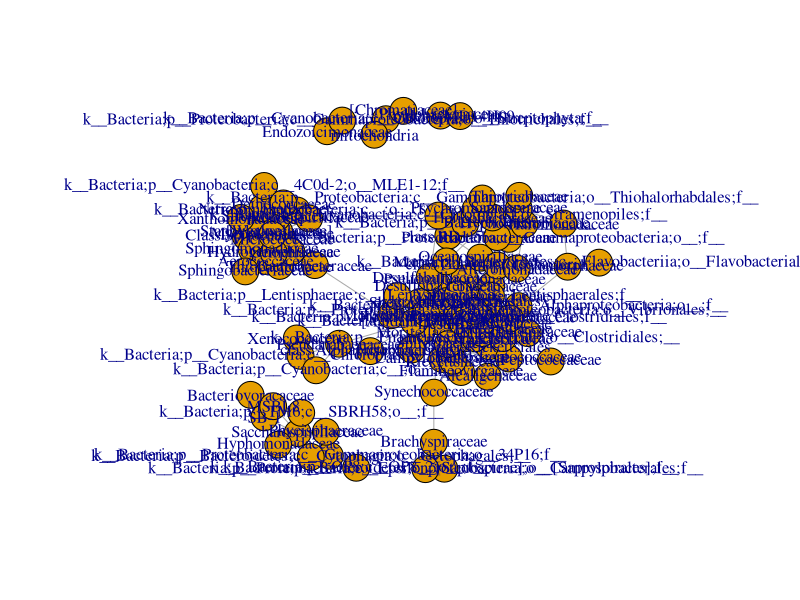
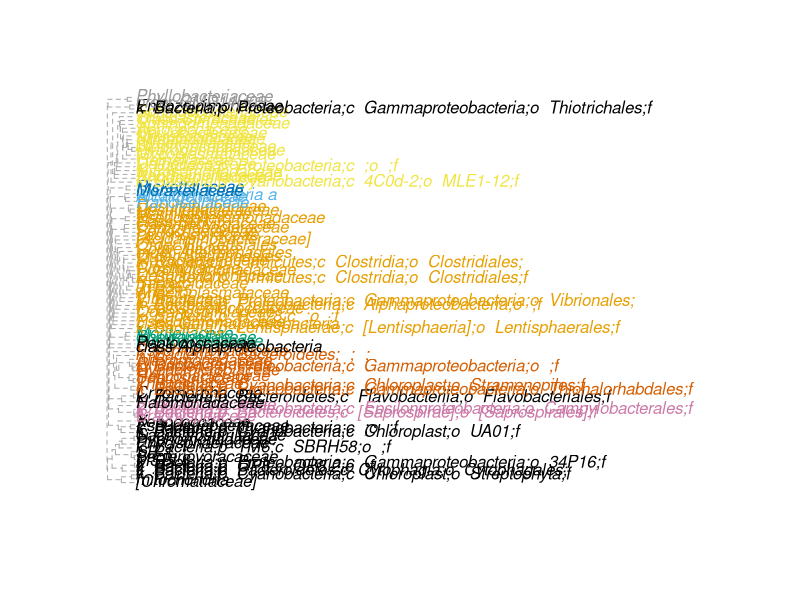
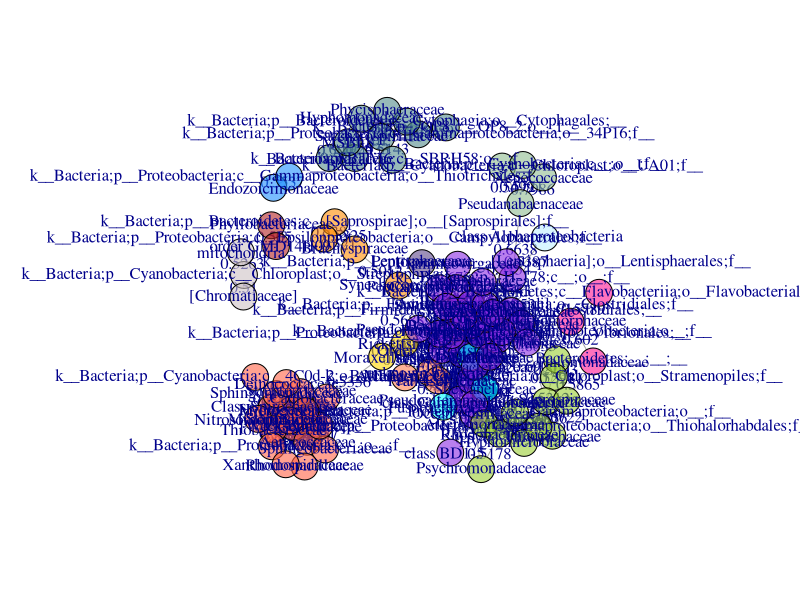
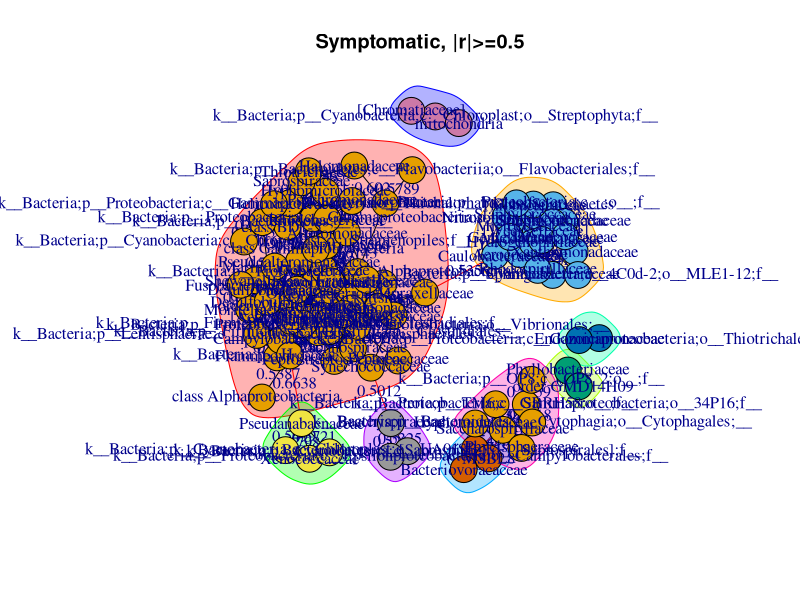

The R source for these figures, in order:
library(igraph)
library(dplyr)
test<-read.csv("SS5.csv")
#get just differentially abundant ones
#make a new category if they are diff abundant (=1) or not (=0)
test$microbe1<-sub(".*f__", "", test$feature1) 
test$microbe2<-sub(".*f__", "", test$feature2)
test$microbe1<-ifelse(test$microbe1=="", test$feature1,test$microbe1)
test$microbe2<-ifelse(test$microbe2=="", test$feature2,test$microbe2)
test<-subset(test, r >= 0.5 | r <= (-0.5), select=3:5)
#data cleaning specific cases bc of the fucky classifier
test$microbe1<-ifelse(test$microbe1=="k__Bacteria;__;__;__;__", "unknown bacteria a", test$microbe1)

test$microbe2<-ifelse(test$microbe2=="k__Bacteria;__;__;__;__", "unknown bacteria a", test$microbe2)

test$microbe1<-ifelse(test$microbe1=="k__Bacteria;p__Spirochaetes;c__Spirochaetes;__;__","Class Spirochaetes" ,test$microbe1)

test$microbe2<-ifelse(test$microbe2=="k__Bacteria;p__Spirochaetes;c__Spirochaetes;__;__","Class Spirochaetes" ,test$microbe2)

test$microbe1<-ifelse(test$microbe1=="k__Bacteria;p__Spirochaetes;c__Spirochaetes;o__;f__","Class Spirochaetes" ,test$microbe1)
test$microbe2<-ifelse(test$microbe2=="k__Bacteria;p__Spirochaetes;c__Spirochaetes;o__;f__","Class Spirochaetes" ,test$microbe2)
#bacteriodales
test$microbe1<-ifelse(test$microbe1=="k__Bacteria;p__Bacteroidetes;c__Bacteroidia;o__Bacteroidales;f__","Order Bacteriodales " ,test$microbe1)
test$microbe2<-ifelse(test$microbe2=="k__Bacteria;p__Bacteroidetes;c__Bacteroidia;o__Bacteroidales;f__","Order Bacteriodales " ,test$microbe2)
#rickets
test$microbe1<-ifelse(test$microbe1=="k__Bacteria;p__Proteobacteria;c__Alphaproteobacteria;o__Rickettsiales;f__","Order Rickettsiales " ,test$microbe1)
test$microbe2<-ifelse(test$microbe2=="k__Bacteria;p__Proteobacteria;c__Alphaproteobacteria;o__Rickettsiales;f__","Order Rickettsiales " ,test$microbe2)
#unknown b
test$microbe1<-ifelse(test$microbe1=="k__Bacteria;p__;c__;o__;f__","unknown bacteria b", test$microbe1)
test$microbe2<-ifelse(test$microbe2=="k__Bacteria;p__;c__;o__;f__","unknown bacteria b", test$microbe2)

#	k__Bacteria;p__Proteobacteria;c__Gammaproteobacteria;__;__
test$microbe1<-ifelse(test$microbe1=="k__Bacteria;p__Proteobacteria;c__Gammaproteobacteria;__;__","class Gammaproteobacteria ", test$microbe1)
test$microbe2<-ifelse(test$microbe2=="k__Bacteria;p__Proteobacteria;c__Gammaproteobacteria;__;__","class Gammaproteobacteria ", test$microbe2)
#k__Bacteria;p__GN02;c__;o__;f__
test$microbe1<-ifelse(test$microbe1=="k__Bacteria;p__GN02;c__;o__;f__","Phylum GN02 ", test$microbe1)
test$microbe2<-ifelse(test$microbe2=="k__Bacteria;p__GN02;c__;o__;f__","Phylum GN02 ", test$microbe2)
#k__Bacteria;p__GN02;c__BD1-5;o__;f__
test$microbe1<-ifelse(test$microbe1=="k__Bacteria;p__GN02;c__BD1-5;o__;f__","class BD1-5   ", test$microbe1)
test$microbe2<-ifelse(test$microbe2=="k__Bacteria;p__GN02;c__BD1-5;o__;f__","class BD1-5   ", test$microbe2)
#k__Bacteria;p__Proteobacteria;c__Alphaproteobacteria;__;__
test$microbe1<-ifelse(test$microbe1=="k__Bacteria;p__Proteobacteria;c__Alphaproteobacteria;__;__","class Alphaproteobacteria   ", test$microbe1)
test$microbe2<-ifelse(test$microbe2=="k__Bacteria;p__Proteobacteria;c__Alphaproteobacteria;__;__","class Alphaproteobacteria   ", test$microbe2)
#k__Bacteria;p__Proteobacteria;c__Deltaproteobacteria;o__GMD14H09;f__
test$microbe1<-ifelse(test$microbe1=="k__Bacteria;p__Proteobacteria;c__Deltaproteobacteria;o__GMD14H09;f__","order GMD14H09   ", test$microbe1)
test$microbe2<-ifelse(test$microbe2=="k__Bacteria;p__Proteobacteria;c__Deltaproteobacteria;o__GMD14H09;f__","order GMD14H09   ", test$microbe2)
#k__Bacteria;p__Proteobacteria;c__Gammaproteobacteria;o__Alteromonadales;__
test$microbe1<-ifelse(test$microbe1=="k__Bacteria;p__Proteobacteria;c__Gammaproteobacteria;o__Alteromonadales;__","order Altermonadales ", test$microbe1)
test$microbe2<-ifelse(test$microbe2=="k__Bacteria;p__Proteobacteria;c__Gammaproteobacteria;o__Alteromonadales;__","order Altermonadales ",test$microbe2)
#k__Bacteria;p__Proteobacteria;c__Gammaproteobacteria;o__Chromatiales;f__
test$microbe1<-ifelse(test$microbe1=="k__Bacteria;p__Proteobacteria;c__Gammaproteobacteria;o__Chromatiales;f__","order Chromatiales   ", test$microbe1)
test$microbe2<-ifelse(test$microbe2=="k__Bacteria;p__Proteobacteria;c__Gammaproteobacteria;o__Chromatiales;f__","order Chromatiales",test$microbe2)
#k__Bacteria;p__TM6;c__F38;o__;f__
test$microbe1<-ifelse(test$microbe1=="k__Bacteria;p__TM6;c__F38;o__;f__","class F38", test$microbe1)
test$microbe2<-ifelse(test$microbe2=="k__Bacteria;p__TM6;c__F38;o__;f__","class F38",test$microbe2)
#k__Bacteria;p__Fibrobacteres;c__Fibrobacteria;o__Fibrobacterales;f__
test$microbe1<-ifelse(test$microbe1=="k__Bacteria;p__Fibrobacteres;c__Fibrobacteria;o__Fibrobacterales;f__","order Fibrobacterales", test$microbe1)
test$microbe2<-ifelse(test$microbe2=="k__Bacteria;p__Fibrobacteres;c__Fibrobacteria;o__Fibrobacterales;f__","order Fibrobacterales",test$microbe2)
#k__Bacteria;p__Proteobacteria;c__Alphaproteobacteria;o__Kiloniellales;f__
test$microbe1<-ifelse(test$microbe1=="k__Bacteria;p__Proteobacteria;c__Alphaproteobacteria;o__Kiloniellales;f__","order Kiloniellales", test$microbe1)
test$microbe2<-ifelse(test$microbe2=="k__Bacteria;p__Proteobacteria;c__Alphaproteobacteria;o__Kiloniellales;f__","order Kiloniellales",test$microbe2)
#k__Bacteria;p__Proteobacteria;c__Deltaproteobacteria;o__;f__
test$microbe1<-ifelse(test$microbe1=="k__Bacteria;p__Proteobacteria;c__Deltaproteobacteria;o__;f__","class Deltaproteobacteria", test$microbe1)
test$microbe2<-ifelse(test$microbe2=="k__Bacteria;p__Proteobacteria;c__Deltaproteobacteria;o__;f__","class Deltaproteobacteria",test$microbe2)
#	k__Bacteria;p__Cyanobacteria;c__Chloroplast;o__CAB-I;f__
test$microbe1<-ifelse(test$microbe1=="k__Bacteria;p__Cyanobacteria;c__Chloroplast;o__CAB-I;f__","order CAB-I", test$microbe1)
test$microbe2<-ifelse(test$microbe2=="k__Bacteria;p__Proteobacteria;c__Deltaproteobacteria;o__;f__","order CAB-I",test$microbe2)
#k__Bacteria;p__Bacteroidetes;c__BME43;o__;f__
test$microbe1<-ifelse(test$microbe1=="k__Bacteria;p__Bacteroidetes;c__BME43;o__;f__","class BME43", test$microbe1)
test$microbe2<-ifelse(test$microbe2=="k__Bacteria;p__Bacteroidetes;c__BME43;o__;f__","class BME43",test$microbe2)

#cleaned edge list
#columns will be -1 and -2 from total number of variables, will change depending on how you filtered
test_edge<-test[c(2:3)]
test_graph<-graph.data.frame(test_edge, directed = FALSE)

plot(test_graph)
# quant measures of networks
# number of ties
degree(test_graph, mode="in")
centr_degree(test_graph, mode="in", normalized=T)
#Closeness (centrality based on distance to others in the graph)
#Inverse of the node’s average geodesic distance to others in the network.
closeness(test_graph, mode="all", weights=NA)
centr_clo(test_graph, mode="all", normalized=T)
#Betweenness (centrality based on a broker position connecting others)
#Number of geodesics that pass through the node or the edge.
betweenness(test_graph, directed=T, weights=NA)
edge_betweenness(test_graph, directed=T, weights=NA)
centr_betw(test_graph, directed=T, normalized=T)
mean_distance(test_graph, directed=F)
distances(test_graph) # with edge weights
distances(test_graph, weights=NA) # ignore weights
# (Newman-Girvan) community detection
ceb<-cluster_edge_betweenness(test_graph)
dendPlot(ceb, mode="auto")
class(ceb)
#amount of communities
length(ceb)
#who is in each
membership(ceb)
# measurement, high modularity= density within community, less connected xc communities
modularity(ceb)
#add variable telling which community theyre in, makes graphing that easier
#cfg<-cluster_optimal(test_graph)
#plot(cfg, test_graph)
V(test_graph)$community <- ceb$membership
#would need as many colors as communities
colrs <- adjustcolor( c("blue violet","coral","cyan", "tomato", "gold", "yellowgreen", "darkorange","firebrick","darkseagreen","dodgerblue","deeppink","darkslategray4","lavenderblush3","lightblue1","mediumpurple4","mediumspringgreen", "navajowhite","maroon","olivedrab3","saddlebrown","royalblue1", "seagreen1","tan1","snow2","wheat3", "turquoise2","palegoldenrod","red2","seagreen","gray50"), alpha=.6)
test_graph_simple<-simplify(
  test_graph,
  remove.multiple = TRUE,
  remove.loops = TRUE,
  edge.attr.comb = igraph_opt("edge.attr.comb")
)
plot(test_graph_simple, vertex.color=colrs[V(test_graph)$community],edge.label=test$r)
#edge.label=test$r
clp<-cluster_label_prop(test_graph_simple)
plot(clp,test_graph_simple,vertex.color=colrs[V(test_graph)$community],edge.label=test$r,main="Symptomatic, |r|>=0.5")


